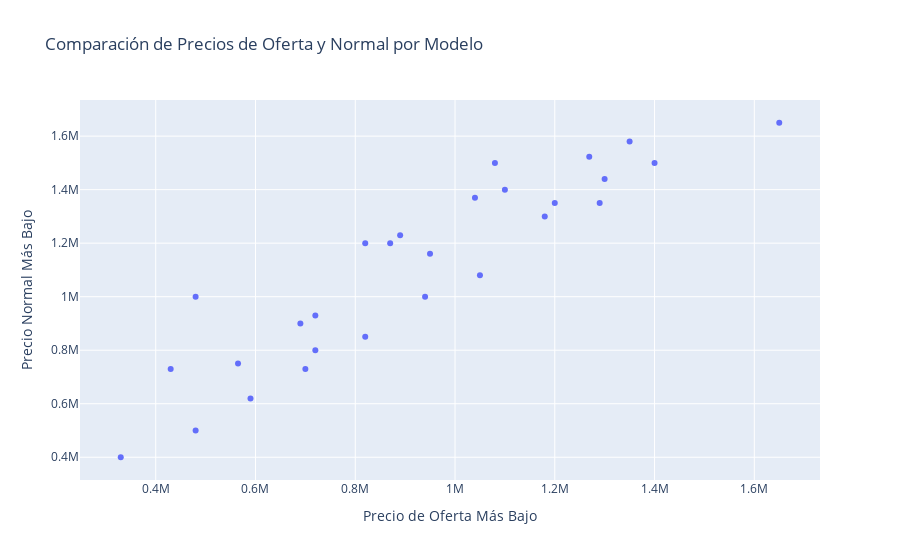

Notebook source saved alongside this figure:
### Code cell
import pandas as pd
import plotly.express as px

# Crear un DataFrame para los precios normales, filtrando solo las columnas numéricas
precios_normales = productos.pivot_table(index='modelo', columns='tienda', values='precio_normal')
precios_normales['Tienda_Mejor_Precio_Normal'] = precios_normales.idxmin(axis=1)
precios_normales['Precio_Normal_Más_Bajo'] = precios_normales.select_dtypes(include=['float64', 'int64']).min(axis=1)

# Crear un DataFrame para los precios de oferta, filtrando solo las columnas numéricas
precios_oferta = productos.pivot_table(index='modelo', columns='tienda', values='precio_oferta')
precios_oferta['Tienda_Mejor_Oferta'] = precios_oferta.idxmin(axis=1)
precios_oferta['Precio_Oferta_Más_Bajo'] = precios_oferta.select_dtypes(include=['float64', 'int64']).min(axis=1)

# Combinar los dos DataFrames
resultados = pd.concat([precios_oferta[['Tienda_Mejor_Oferta', 'Precio_Oferta_Más_Bajo']], precios_normales[['Tienda_Mejor_Precio_Normal', 'Precio_Normal_Más_Bajo']]], axis=1)

# Crear el gráfico interactivo
fig = px.scatter(resultados.reset_index(), x='Precio_Oferta_Más_Bajo', y='Precio_Normal_Más_Bajo',
                 hover_data=['modelo', 'Tienda_Mejor_Oferta', 'Tienda_Mejor_Precio_Normal'],
                 labels={
                     "Precio_Oferta_Más_Bajo": "Precio de Oferta Más Bajo",
                     "Precio_Normal_Más_Bajo": "Precio Normal Más Bajo"
                 },
                 title="Comparación de Precios de Oferta y Normal por Modelo")

# Mostrar el gráfico
fig.show()

### Figure 1 — Plotly figure (JSON) as saved in the notebook; plotly's stock layout.template omitted (floating-point values rounded to 4 significant figures)
{"data": [{"customdata": [["iphone 11 128gb", "falabella", "falabella"], ["iphone 11 64gb", "claro", "paris"], ["iphone 12 128gb", "falabella", "falabella"], ["iphone 12 64gb", "movistar", "movistar"], ["iphone 13 128gb", "falabella", "falabella"], ["iphone 13 256gb", "lider", "lider"], ["iphone 13 512gb", "mercado libre", "mercado libre"], ["iphone 13 pro 1tb", "movistar", "movistar"], ["iphone 14 128gb", "lider", "paris"], ["iphone 14 256gb", "falabella", "falabella"], ["iphone 14 512gb", "movistar", "movistar"], ["iphone 14 plus 128gb", "claro", "claro"], ["iphone 14 plus 256gb", "lider", "lider"], ["iphone 14 plus 512gb", "movistar", "movistar"], ["iphone 14 pro 128gb", "claro", "claro"], ["iphone 14 pro max 128gb", "claro", "claro"], ["iphone 15 128gb", "falabella", "falabella"], ["iphone 15 256gb", "falabella", "falabella"], ["iphone 15 512 gb", "hites", "hites"], ["iphone 15 512gb", "falabella", "falabella"], ["iphone 15 plus 128gb", "paris", "paris"], ["iphone 15 plus 256gb", "la polar", "la polar"], ["iphone 15 plus 512gb", "mercado libre", "mercado libre"], ["iphone 15 pro 128gb", "paris", "ripley"], ["iphone 15 pro 256gb", "falabella", "falabella"], ["iphone 15 pro 512gb", "la polar", "mercado libre"], ["iphone 15 pro max 256gb", "paris", "ripley"], ["iphone 15 pro max 512gb", "falabella", "falabella"]], "hovertemplate": "Precio de Oferta Más Bajo=%{x}<br>Precio Normal Más Bajo=%{y}<br>modelo=%{customdata[0]}<br>Tienda_Mejor_Oferta=%{customdata[1]}<br>Tienda_Mejor_Precio_Normal=%{customdata[2]}<extra></extra>", "legendgroup": "", "marker": {"color": "#636efa", "symbol": "circle"}, "mode": "markers", "name": "", "orientation": "v", "showlegend": false, "type": "scatter", "x": [429990, 329900, 479990, 564990, 589990, 689990, 869990, 1649990, 699990, 719990, 1039990, 949900, 889990, 1399990, 1179900, 1299900, 819990, 719990, 1199990, 479990, 939990, 1099990, 1269108, 1049990, 819990, 1349990, 1289990, 1079990], "xaxis": "x", "y": [729990, 399990, 499990, 749990, 619990, 899990, 1199990, 1649990, 729990, 929990, 1369990, 1159990, 1229990, 1499990, 1299990, 1439990, 849990, 799990, 1349990, 999990, 999990, 1399990, 1523090, 1079990, 1199990, 1579990, 1349990, 1499990], "yaxis": "y"}], "layout": {"legend": {"tracegroupgap": 0}, "title": {"text": "Comparación de Precios de Oferta y Normal por Modelo"}, "xaxis": {"anchor": "y", "domain": [0, 1], "title": {"text": "Precio de Oferta Más Bajo"}}, "yaxis": {"anchor": "x", "domain": [0, 1], "title": {"text": "Precio Normal Más Bajo"}}}}
